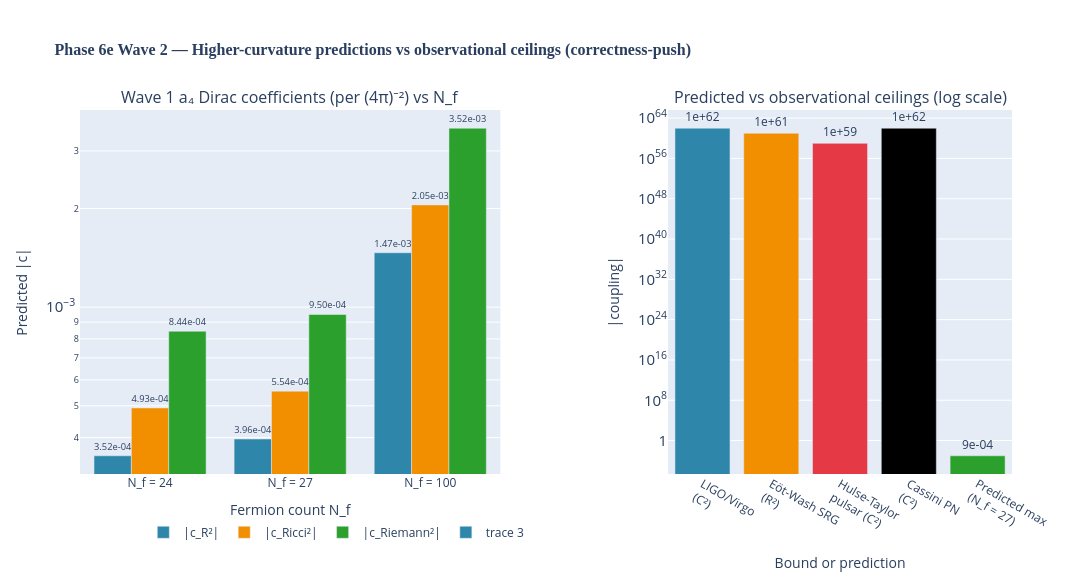

Notebook cell for this chart:
### Markdown cell above
Four canonical experiments bound the dimensionless higher-curvature couplings:

| Experiment | Coupling | Bound |
|---|---|---|
| LIGO/Virgo (GW170817) | $|\beta|$ | $\sim 10^{62}$ |
| Eöt-Wash (50 μm short-range gravity) | $|\alpha|$ | $\sim 10^{61}$ |
| **Hulse-Taylor binary pulsar** | $|\beta|$ | $\sim 10^{59}$ ← tightest |
| Cassini (post-Newtonian, solar system) | $|\beta|$ | $\sim 10^{62}$ |

These bounds sound astronomical — and they are. But the predicted couplings from the Wave 1 Dirac heat kernel are tiny: $\mathcal{O}(10^{-3})$.

So we sit about **62 orders of magnitude below** the tightest current ceiling. No tension.

### Code cell
# viz-ref: fig_higher_curvature_obs_bounds
from src.core.visualizations import fig_higher_curvature_obs_bounds
fig = fig_higher_curvature_obs_bounds()
fig.show()

### Figure 1 — Plotly figure (JSON) as saved in the notebook; plotly's stock layout.template omitted (floating-point values rounded to 4 significant figures)
{"data": [{"hovertemplate": "N_f = %{x}<br>|c_R²| = %{y:.3e}<extra></extra>", "marker": {"color": "#2E86AB"}, "name": "|c_R²|", "text": ["3.52e-04", "3.96e-04", "1.47e-03"], "textposition": "outside", "type": "bar", "x": ["N_f = 24", "N_f = 27", "N_f = 100"], "xaxis": "x", "y": [0.0003518, 0.0003958, 0.001466], "yaxis": "y"}, {"hovertemplate": "N_f = %{x}<br>|c_Ricci²| = %{y:.3e}<extra></extra>", "marker": {"color": "#F18F01"}, "name": "|c_Ricci²|", "text": ["4.93e-04", "5.54e-04", "2.05e-03"], "textposition": "outside", "type": "bar", "x": ["N_f = 24", "N_f = 27", "N_f = 100"], "xaxis": "x", "y": [0.0004925, 0.0005541, 0.002052], "yaxis": "y"}, {"hovertemplate": "N_f = %{x}<br>|c_Riemann²| = %{y:.3e}<extra></extra>", "marker": {"color": "#2ca02c"}, "name": "|c_Riemann²|", "text": ["8.44e-04", "9.50e-04", "3.52e-03"], "textposition": "outside", "type": "bar", "x": ["N_f = 24", "N_f = 27", "N_f = 100"], "xaxis": "x", "y": [0.0008443, 0.0009499, 0.003518], "yaxis": "y"}, {"hovertemplate": "%{x}<br>value = %{y:.3e}<extra></extra>", "marker": {"color": ["#2E86AB", "#F18F01", "#E63946", "#000000", "#2ca02c"]}, "text": ["1e+62", "1e+61", "1e+59", "1e+62", "9e-04"], "textposition": "outside", "type": "bar", "x": ["LIGO/Virgo<br>(C²)", "Eöt-Wash SRG<br>(R²)", "Hulse-Taylor<br>pulsar (C²)", "Cassini PN<br>(C²)", "Predicted max<br>(N_f = 27)"], "xaxis": "x2", "y": [1e+62, 1e+61, 1e+59, 1e+62, 0.0009499], "yaxis": "y2"}], "layout": {"annotations": [{"font": {"size": 16}, "showarrow": false, "text": "Wave 1 a₄ Dirac coefficients (per (4π)⁻²) vs N_f", "x": 0.2255, "xanchor": "center", "xref": "paper", "y": 1.0, "yanchor": "bottom", "yref": "paper"}, {"font": {"size": 16}, "showarrow": false, "text": "Predicted vs observational ceilings (log scale)", "x": 0.8155, "xanchor": "center", "xref": "paper", "y": 1.0, "yanchor": "bottom", "yref": "paper"}, {"font": {"color": "#E63946", "size": 10}, "showarrow": false, "text": "<i>tightest<br>ceiling</i>", "x": "Hulse-Taylor<br>pulsar (C²)", "xref": "x2", "y": 5e+59, "yref": "y2"}], "barmode": "group", "height": 580, "legend": {"orientation": "h", "x": 0.275, "xanchor": "center", "y": -0.2, "yanchor": "bottom"}, "margin": {"b": 80, "t": 110}, "showlegend": true, "title": {"font": {"family": "CMU Serif, Computer Modern, Times New Roman, serif", "size": 16}, "text": "<b>Phase 6e Wave 2 — Higher-curvature predictions vs observational ceilings (correctness-push)</b>"}, "width": 1400, "xaxis": {"anchor": "y", "domain": [0.0, 0.451], "title": {"text": "Fermion count N_f"}}, "xaxis2": {"anchor": "y2", "domain": [0.631, 1.0], "title": {"text": "Bound or prediction"}}, "yaxis": {"anchor": "x", "domain": [0.0, 1.0], "exponentformat": "power", "title": {"text": "Predicted |c|"}, "type": "log"}, "yaxis2": {"anchor": "x2", "domain": [0.0, 1.0], "exponentformat": "power", "title": {"text": "|coupling|"}, "type": "log"}}}
